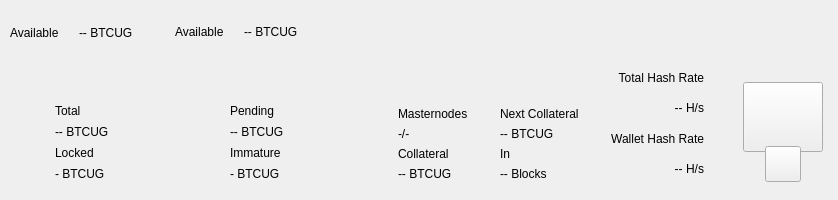
<?xml version="1.0" encoding="UTF-8"?>
<ui version="4.0">
 <class>TopBar</class>
 <widget class="QWidget" name="TopBar">
  <property name="geometry">
   <rect>
    <x>0</x>
    <y>0</y>
    <width>838</width>
    <height>200</height>
   </rect>
  </property>
  <property name="minimumSize">
   <size>
    <width>0</width>
    <height>200</height>
   </size>
  </property>
  <property name="maximumSize">
   <size>
    <width>16777215</width>
    <height>200</height>
   </size>
  </property>
  <property name="windowTitle">
   <string>Form</string>
  </property>
  <layout class="QVBoxLayout" name="verticalLayout_10" stretch="0">
   <property name="spacing">
    <number>0</number>
   </property>
   <property name="leftMargin">
    <number>0</number>
   </property>
   <property name="topMargin">
    <number>0</number>
   </property>
   <property name="rightMargin">
    <number>0</number>
   </property>
   <property name="bottomMargin">
    <number>0</number>
   </property>
   <item>
    <widget class="PFBorderImage" name="containerTop">
     <layout class="QVBoxLayout" name="verticalLayout_11">
      <property name="spacing">
       <number>0</number>
      </property>
      <property name="leftMargin">
       <number>0</number>
      </property>
      <property name="topMargin">
       <number>0</number>
      </property>
      <property name="rightMargin">
       <number>0</number>
      </property>
      <property name="bottomMargin">
       <number>0</number>
      </property>
      <item>
       <widget class="QWidget" name="top_container_2" native="true">
        <property name="minimumSize">
         <size>
          <width>0</width>
          <height>65</height>
         </size>
        </property>
        <layout class="QHBoxLayout" name="top_container">
         <property name="spacing">
          <number>0</number>
         </property>
         <property name="leftMargin">
          <number>10</number>
         </property>
         <property name="topMargin">
          <number>0</number>
         </property>
         <property name="rightMargin">
          <number>10</number>
         </property>
         <property name="bottomMargin">
          <number>0</number>
         </property>
         <item>
          <layout class="QHBoxLayout" name="horizontalLayout_4">
           <property name="spacing">
            <number>12</number>
           </property>
           <property name="rightMargin">
            <number>0</number>
           </property>
           <item>
            <spacer name="horizontalSpacer_3">
             <property name="orientation">
              <enum>Qt::Horizontal</enum>
             </property>
             <property name="sizeHint" stdset="0">
              <size>
               <width>40</width>
               <height>20</height>
              </size>
             </property>
            </spacer>
           </item>
           <item>
            <spacer name="horizontalSpacer_2">
             <property name="orientation">
              <enum>Qt::Horizontal</enum>
             </property>
             <property name="sizeHint" stdset="0">
              <size>
               <width>40</width>
               <height>20</height>
              </size>
             </property>
            </spacer>
           </item>
           <item>
            <spacer name="horizontalSpacer_9">
             <property name="orientation">
              <enum>Qt::Horizontal</enum>
             </property>
             <property name="sizeHint" stdset="0">
              <size>
               <width>40</width>
               <height>20</height>
              </size>
             </property>
            </spacer>
           </item>
           <item>
            <widget class="QWidget" name="widgetAmount" native="true">
             <layout class="QHBoxLayout" name="verticalLayout_2">
              <property name="spacing">
               <number>0</number>
              </property>
              <property name="leftMargin">
               <number>0</number>
              </property>
              <property name="topMargin">
               <number>0</number>
              </property>
              <property name="rightMargin">
               <number>30</number>
              </property>
              <property name="bottomMargin">
               <number>0</number>
              </property>
              <item>
               <widget class="QLabel" name="labelTitle5">
                <property name="text">
                 <string>Available</string>
                </property>
                <property name="alignment">
                 <set>Qt::AlignLeading|Qt::AlignLeft|Qt::AlignVCenter</set>
                </property>
                <property name="margin">
                 <number>0</number>
                </property>
               </widget>
              </item>
              <item>
               <spacer name="verticalSpacer_4">
                <property name="orientation">
                 <enum>Qt::Vertical</enum>
                </property>
                <property name="sizeHint" stdset="0">
                 <size>
                  <width>20</width>
                  <height>40</height>
                 </size>
                </property>
               </spacer>
              </item>
              <item>
               <widget class="PrivateQLabel" name="labelAvailablePiv">
                <property name="text">
                 <string>-- BTCUG</string>
                </property>
                <property name="alignment">
                 <set>Qt::AlignLeading|Qt::AlignLeft|Qt::AlignVCenter</set>
                </property>
               </widget>
              </item>
             </layout>
            </widget>
           </item>
           <item>
            <widget class="QWidget" name="widgetTopAmount" native="true">
             <property name="sizePolicy">
              <sizepolicy hsizetype="Preferred" vsizetype="Maximum">
               <horstretch>0</horstretch>
               <verstretch>0</verstretch>
              </sizepolicy>
             </property>
             <layout class="QHBoxLayout" name="horizontalLayout_5">
              <property name="spacing">
               <number>0</number>
              </property>
              <property name="leftMargin">
               <number>0</number>
              </property>
              <property name="topMargin">
               <number>0</number>
              </property>
              <property name="rightMargin">
               <number>30</number>
              </property>
              <property name="bottomMargin">
               <number>0</number>
              </property>
              <item>
               <widget class="PrivateQLabel" name="labelTitle7">
                <property name="text">
                 <string>Available</string>
                </property>
               </widget>
              </item>
              <item>
               <spacer name="verticalSpacer_2">
                <property name="orientation">
                 <enum>Qt::Vertical</enum>
                </property>
                <property name="sizeHint" stdset="0">
                 <size>
                  <width>20</width>
                  <height>40</height>
                 </size>
                </property>
               </spacer>
              </item>
              <item>
               <widget class="PrivateQLabel" name="labelAmountTopPiv">
                <property name="minimumSize">
                 <size>
                  <width>0</width>
                  <height>36</height>
                 </size>
                </property>
                <property name="styleSheet">
                 <string notr="true">padding:0px;margin:0px;</string>
                </property>
                <property name="text">
                 <string notr="true">-- BTCUG</string>
                </property>
               </widget>
              </item>
             </layout>
            </widget>
           </item>
           <item>
            <spacer name="verticalSpacer_3">
             <property name="orientation">
              <enum>Qt::Vertical</enum>
             </property>
             <property name="sizeHint" stdset="0">
              <size>
               <width>20</width>
               <height>40</height>
              </size>
             </property>
            </spacer>
           </item>
           <item alignment="Qt::AlignRight">
            <widget class="QWidget" name="layoutSync" native="true">
             <property name="minimumSize">
              <size>
               <width>0</width>
               <height>36</height>
              </size>
             </property>
             <property name="maximumSize">
              <size>
               <width>16777215</width>
               <height>36</height>
              </size>
             </property>
             <layout class="QVBoxLayout" name="verticalLayout_9">
              <property name="leftMargin">
               <number>0</number>
              </property>
              <property name="topMargin">
               <number>0</number>
              </property>
              <property name="rightMargin">
               <number>0</number>
              </property>
              <property name="bottomMargin">
               <number>0</number>
              </property>
              <item>
               <widget class="ExpandableButton" name="pushButtonSync" native="true">
                <property name="minimumSize">
                 <size>
                  <width>36</width>
                  <height>36</height>
                 </size>
                </property>
                <property name="maximumSize">
                 <size>
                  <width>16777215</width>
                  <height>36</height>
                 </size>
                </property>
               </widget>
              </item>
             </layout>
            </widget>
           </item>
           <item>
            <widget class="ExpandableButton" name="pushButtonHDUpgrade" native="true">
             <property name="minimumSize">
              <size>
               <width>36</width>
               <height>36</height>
              </size>
             </property>
             <property name="maximumSize">
              <size>
               <width>16777215</width>
               <height>36</height>
              </size>
             </property>
            </widget>
           </item>
           <item>
            <widget class="ExpandableButton" name="pushButtonStack" native="true">
             <property name="minimumSize">
              <size>
               <width>36</width>
               <height>36</height>
              </size>
             </property>
             <property name="maximumSize">
              <size>
               <width>16777215</width>
               <height>36</height>
              </size>
             </property>
            </widget>
           </item>
           <item>
            <widget class="ExpandableButton" name="pushButtonConf" native="true">
             <property name="minimumSize">
              <size>
               <width>36</width>
               <height>36</height>
              </size>
             </property>
             <property name="maximumSize">
              <size>
               <width>16777215</width>
               <height>36</height>
              </size>
             </property>
             <property name="visible">
              <bool>false</bool>
             </property>
            </widget>
           </item>
           <item>
            <widget class="ExpandableButton" name="pushButtonMasternodes" native="true">
             <property name="minimumSize">
              <size>
               <width>36</width>
               <height>36</height>
              </size>
             </property>
             <property name="maximumSize">
              <size>
               <width>16777215</width>
               <height>36</height>
              </size>
             </property>
             <property name="visible">
              <bool>false</bool>
             </property>
            </widget>
           </item>
           <item>
            <widget class="ExpandableButton" name="pushButtonConsole" native="true">
             <property name="minimumSize">
              <size>
               <width>36</width>
               <height>36</height>
              </size>
             </property>
             <property name="maximumSize">
              <size>
               <width>16777215</width>
               <height>36</height>
              </size>
             </property>
            </widget>
           </item>
           <item>
            <widget class="ExpandableButton" name="pushButtonConnection" native="true">
             <property name="minimumSize">
              <size>
               <width>36</width>
               <height>36</height>
              </size>
             </property>
             <property name="maximumSize">
              <size>
               <width>16777215</width>
               <height>36</height>
              </size>
             </property>
            </widget>
           </item>
           <item>
            <widget class="ExpandableButton" name="pushButtonTor" native="true">
             <property name="minimumSize">
              <size>
               <width>36</width>
               <height>36</height>
              </size>
             </property>
             <property name="maximumSize">
              <size>
               <width>16777215</width>
               <height>36</height>
              </size>
             </property>
            </widget>
           </item>
           <item>
            <widget class="ExpandableButton" name="pushButtonLock" native="true">
             <property name="sizePolicy">
              <sizepolicy hsizetype="Expanding" vsizetype="Expanding">
               <horstretch>0</horstretch>
               <verstretch>0</verstretch>
              </sizepolicy>
             </property>
             <property name="minimumSize">
              <size>
               <width>36</width>
               <height>0</height>
              </size>
             </property>
             <property name="maximumSize">
              <size>
               <width>16777215</width>
               <height>36</height>
              </size>
             </property>
            </widget>
           </item>
           <item>
            <widget class="ExpandableButton" name="pushButtonTheme" native="true">
             <property name="minimumSize">
              <size>
               <width>36</width>
               <height>36</height>
              </size>
             </property>
             <property name="maximumSize">
              <size>
               <width>16777215</width>
               <height>36</height>
              </size>
             </property>
             <property name="visible">
              <bool>false</bool>
             </property>
            </widget>
           </item>
          </layout>
         </item>
        </layout>
       </widget>
      </item>
      <item>
       <widget class="QWidget" name="bottom_container" native="true">
        <property name="minimumSize">
         <size>
          <width>0</width>
          <height>135</height>
         </size>
        </property>
        <layout class="QHBoxLayout" name="botton_container">
         <property name="leftMargin">
          <number>10</number>
         </property>
         <property name="topMargin">
          <number>0</number>
         </property>
         <property name="rightMargin">
          <number>10</number>
         </property>
         <property name="bottomMargin">
          <number>10</number>
         </property>
         <item>
          <layout class="QHBoxLayout" name="horizontalLayout_3" stretch="0">
           <property name="spacing">
            <number>0</number>
           </property>
           <property name="bottomMargin">
            <number>9</number>
           </property>
           <item>
            <layout class="QHBoxLayout" name="horizontalLayout_2">
             <property name="spacing">
              <number>7</number>
             </property>
             <property name="leftMargin">
              <number>7</number>
             </property>
             <property name="bottomMargin">
              <number>0</number>
             </property>
             <item>
              <spacer name="horizontalSpacer_5">
               <property name="orientation">
                <enum>Qt::Horizontal</enum>
               </property>
               <property name="sizeHint" stdset="0">
                <size>
                 <width>40</width>
                 <height>20</height>
                </size>
               </property>
              </spacer>
             </item>
             <item>
              <layout class="QVBoxLayout" name="verticalLayout_8">
               <property name="spacing">
                <number>7</number>
               </property>
               <property name="leftMargin">
                <number>0</number>
               </property>
               <item>
                <spacer name="verticalSpacer_5">
                 <property name="orientation">
                  <enum>Qt::Vertical</enum>
                 </property>
                 <property name="sizeHint" stdset="0">
                  <size>
                   <width>20</width>
                   <height>40</height>
                  </size>
                 </property>
                </spacer>
               </item>
               <item>
                <widget class="QLabel" name="labelTitle1">
                 <property name="text">
                  <string>Total</string>
                 </property>
                </widget>
               </item>
               <item>
                <widget class="QLabel" name="labelAmountPiv">
                 <property name="text">
                  <string notr="true">-- BTCUG</string>
                 </property>
                </widget>
               </item>
               <item>
                <widget class="QLabel" name="labelTitle6">
                 <property name="text">
                  <string>Locked</string>
                 </property>
                </widget>
               </item>
               <item>
                <widget class="PrivateQLabel" name="labelLockedPiv">
                 <property name="text">
                  <string>- BTCUG</string>
                 </property>
                </widget>
               </item>
              </layout>
             </item>
             <item>
              <spacer name="horizontalSpacer">
               <property name="orientation">
                <enum>Qt::Horizontal</enum>
               </property>
               <property name="sizeHint" stdset="0">
                <size>
                 <width>40</width>
                 <height>20</height>
                </size>
               </property>
              </spacer>
             </item>
             <item>
              <spacer name="horizontalSpacer_7">
               <property name="orientation">
                <enum>Qt::Horizontal</enum>
               </property>
               <property name="sizeHint" stdset="0">
                <size>
                 <width>40</width>
                 <height>20</height>
                </size>
               </property>
              </spacer>
             </item>
             <item>
              <spacer name="horizontalSpacer_6">
               <property name="orientation">
                <enum>Qt::Horizontal</enum>
               </property>
               <property name="sizeHint" stdset="0">
                <size>
                 <width>40</width>
                 <height>20</height>
                </size>
               </property>
              </spacer>
             </item>
             <item>
              <layout class="QVBoxLayout" name="verticalLayout_6">
               <item>
                <spacer name="verticalSpacer_6">
                 <property name="orientation">
                  <enum>Qt::Vertical</enum>
                 </property>
                 <property name="sizeHint" stdset="0">
                  <size>
                   <width>20</width>
                   <height>40</height>
                  </size>
                 </property>
                </spacer>
               </item>
               <item>
                <widget class="QLabel" name="labelTitle3">
                 <property name="text">
                  <string>Pending</string>
                 </property>
                </widget>
               </item>
               <item>
                <widget class="PrivateQLabel" name="labelPendingPiv">
                 <property name="text">
                  <string notr="true">-- BTCUG</string>
                 </property>
                </widget>
               </item>
               <item>
                <widget class="QLabel" name="labelTitle4">
                 <property name="text">
                  <string>Immature</string>
                 </property>
                </widget>
               </item>
               <item>
                <widget class="PrivateQLabel" name="labelImmaturePiv">
                 <property name="text">
                  <string notr="true">- BTCUG</string>
                 </property>
                </widget>
               </item>
              </layout>
             </item>
             <item>
              <spacer name="horizontalSpacer_4">
               <property name="orientation">
                <enum>Qt::Horizontal</enum>
               </property>
               <property name="sizeHint" stdset="0">
                <size>
                 <width>40</width>
                 <height>20</height>
                </size>
               </property>
              </spacer>
             </item>
             <item>
              <spacer name="horizontalSpacer">
               <property name="orientation">
                <enum>Qt::Horizontal</enum>
               </property>
               <property name="sizeHint" stdset="0">
                <size>
                 <width>40</width>
                 <height>20</height>
                </size>
               </property>
              </spacer>
             </item>
            </layout>
           </item>
          </layout>
         </item>
         <item>
          <layout class="QHBoxLayout" name="horizontalLayout_6">
           <property name="spacing">
            <number>0</number>
           </property>
           <property name="leftMargin">
            <number>0</number>
           </property>
           <property name="rightMargin">
            <number>0</number>
           </property>
           <property name="bottomMargin">
            <number>9</number>
           </property>
           <item>
            <widget class="QWidget" name="widgetMasternodes" native="true">
             <property name="visible">
              <bool>true</bool>
             </property>
             <layout class="QVBoxLayout">
              <property name="leftMargin">
               <number>32</number>
              </property>
              <property name="topMargin">
               <number>0</number>
              </property>
              <property name="rightMargin">
               <number>0</number>
              </property>
              <property name="bottomMargin">
               <number>0</number>
              </property>
              <item>
               <spacer name="verticalSpacer_7">
                <property name="orientation">
                 <enum>Qt::Vertical</enum>
                </property>
                <property name="sizeHint" stdset="0">
                 <size>
                  <width>20</width>
                  <height>40</height>
                 </size>
                </property>
               </spacer>
              </item>
              <item>
               <widget class="QLabel" name="labelMasternodesTitle">
                <property name="text">
                 <string>Masternodes</string>
                </property>
               </widget>
              </item>
              <item>
               <widget class="PrivateQLabel" name="labelMasternodeCount">
                <property name="text">
                 <string>-/-</string>
                </property>
               </widget>
              </item>
              <item>
               <widget class="QLabel" name="labelCollateralTitle">
                <property name="text">
                 <string>Collateral</string>
                </property>
               </widget>
              </item>
              <item>
               <widget class="QLabel" name="labelCollateralValue">
                <property name="text">
                 <string notr="true">-- BTCUG</string>
                </property>
               </widget>
              </item>
             </layout>
            </widget>
           </item>
           <item>
            <widget class="QWidget" name="widgetNextCollateral" native="true">
             <layout class="QVBoxLayout" name="verticalLayout_12">
              <property name="leftMargin">
               <number>32</number>
              </property>
              <property name="topMargin">
               <number>0</number>
              </property>
              <property name="rightMargin">
               <number>0</number>
              </property>
              <property name="bottomMargin">
               <number>0</number>
              </property>
              <item>
               <spacer name="verticalSpacer_8">
                <property name="orientation">
                 <enum>Qt::Vertical</enum>
                </property>
                <property name="sizeHint" stdset="0">
                 <size>
                  <width>20</width>
                  <height>40</height>
                 </size>
                </property>
               </spacer>
              </item>
              <item>
               <widget class="QLabel" name="labelNextMasternodesTitle">
                <property name="text">
                 <string>Next Collateral</string>
                </property>
               </widget>
              </item>
              <item>
               <widget class="QLabel" name="labelNextCollateralValue">
                <property name="text">
                 <string>-- BTCUG</string>
                </property>
               </widget>
              </item>
              <item>
               <widget class="QLabel" name="labelRemainingBlocks">
                <property name="text">
                 <string>In</string>
                </property>
               </widget>
              </item>
              <item>
               <widget class="QLabel" name="labelNextCollateralBlocks">
                <property name="text">
                 <string notr="true">-- Blocks</string>
                </property>
                <property name="textFormat">
                 <enum>Qt::AutoText</enum>
                </property>
                <property name="alignment">
                 <set>Qt::AlignLeading|Qt::AlignLeft|Qt::AlignVCenter</set>
                </property>
               </widget>
              </item>
             </layout>
            </widget>
           </item>
           <item>
            <widget class="QWidget" name="widgetStaking" native="true">
             <property name="visible">
              <bool>true</bool>
             </property>
             <layout class="QVBoxLayout" name="verticalLayout_12">
              <property name="leftMargin">
               <number>32</number>
              </property>
              <property name="topMargin">
               <number>0</number>
              </property>
              <property name="rightMargin">
               <number>0</number>
              </property>
              <property name="bottomMargin">
               <number>0</number>
              </property>
              <item>
               <widget class="QLabel" name="labelNetworkHashRateTitle">
                <property name="visible">
                 <bool>false</bool>
                </property>
                <property name="text">
                 <string>Total Hash Rate</string>
                </property>
                <property name="textFormat">
                 <enum>Qt::AutoText</enum>
                </property>
                <property name="alignment">
                 <set>Qt::AlignRight|Qt::AlignTrailing|Qt::AlignVCenter</set>
                </property>
               </widget>
              </item>
              <item>
               <widget class="QLabel" name="labelNetworkHashRateValue">
                <property name="visible">
                 <bool>false</bool>
                </property>
                <property name="layoutDirection">
                 <enum>Qt::LeftToRight</enum>
                </property>
                <property name="text">
                 <string>-- H/s</string>
                </property>
                <property name="textFormat">
                 <enum>Qt::AutoText</enum>
                </property>
                <property name="alignment">
                 <set>Qt::AlignRight|Qt::AlignTrailing|Qt::AlignVCenter</set>
                </property>
               </widget>
              </item>
              <item>
               <widget class="QLabel" name="labelWalletHashRateTitle">
                <property name="visible">
                 <bool>false</bool>
                </property>
                <property name="text">
                 <string>Wallet Hash Rate</string>
                </property>
                <property name="textFormat">
                 <enum>Qt::AutoText</enum>
                </property>
                <property name="alignment">
                 <set>Qt::AlignRight|Qt::AlignTrailing|Qt::AlignVCenter</set>
                </property>
               </widget>
              </item>
              <item>
               <widget class="PrivateQLabel" name="labelWalletHashRateValue">
                <property name="visible">
                 <bool>false</bool>
                </property>
                <property name="text">
                 <string notr="true">-- H/s</string>
                </property>
                <property name="textFormat">
                 <enum>Qt::AutoText</enum>
                </property>
                <property name="alignment">
                 <set>Qt::AlignRight|Qt::AlignTrailing|Qt::AlignVCenter</set>
                </property>
               </widget>
              </item>
             </layout>
            </widget>
           </item>
          </layout>
         </item>
         <item>
          <spacer name="horizontalSpacer_8">
           <property name="orientation">
            <enum>Qt::Horizontal</enum>
           </property>
           <property name="sizeHint" stdset="0">
            <size>
             <width>40</width>
             <height>20</height>
            </size>
           </property>
          </spacer>
         </item>
         <item>
          <widget class="QWidget" name="qrContainer" native="true">
           <property name="sizePolicy">
            <sizepolicy hsizetype="Preferred" vsizetype="Minimum">
             <horstretch>0</horstretch>
             <verstretch>0</verstretch>
            </sizepolicy>
           </property>
           <property name="minimumSize">
            <size>
             <width>90</width>
             <height>110</height>
            </size>
           </property>
           <property name="maximumSize">
            <size>
             <width>90</width>
             <height>110</height>
            </size>
           </property>
           <layout class="QVBoxLayout" name="containerQR">
            <property name="spacing">
             <number>0</number>
            </property>
            <property name="leftMargin">
             <number>5</number>
            </property>
            <property name="topMargin">
             <number>10</number>
            </property>
            <property name="rightMargin">
             <number>5</number>
            </property>
            <property name="bottomMargin">
             <number>0</number>
            </property>
            <item>
             <widget class="QPushButton" name="btnQr">
              <property name="minimumSize">
               <size>
                <width>70</width>
                <height>70</height>
               </size>
              </property>
              <property name="maximumSize">
               <size>
                <width>16777215</width>
                <height>70</height>
               </size>
              </property>
              <property name="focusPolicy">
               <enum>Qt::NoFocus</enum>
              </property>
              <property name="text">
               <string/>
              </property>
              <property name="iconSize">
               <size>
                <width>70</width>
                <height>70</height>
               </size>
              </property>
             </widget>
            </item>
            <item>
             <spacer name="verticalSpacer">
              <property name="orientation">
               <enum>Qt::Vertical</enum>
              </property>
              <property name="sizeType">
               <enum>QSizePolicy::Fixed</enum>
              </property>
              <property name="sizeHint" stdset="0">
               <size>
                <width>20</width>
                <height>20</height>
               </size>
              </property>
             </spacer>
            </item>
            <item alignment="Qt::AlignHCenter|Qt::AlignBottom">
             <widget class="QPushButton" name="pushButtonQR">
              <property name="minimumSize">
               <size>
                <width>36</width>
                <height>36</height>
               </size>
              </property>
              <property name="maximumSize">
               <size>
                <width>36</width>
                <height>36</height>
               </size>
              </property>
              <property name="focusPolicy">
               <enum>Qt::NoFocus</enum>
              </property>
              <property name="text">
               <string/>
              </property>
             </widget>
            </item>
           </layout>
          </widget>
         </item>
        </layout>
       </widget>
      </item>
     </layout>
    </widget>
   </item>
  </layout>
 </widget>
 <customwidgets>
  <customwidget>
   <class>PrivateQLabel</class>
   <extends>QLabel</extends>
   <header>qt/BoldTechnologyCommerceUganda/privatelabel.h</header>
  </customwidget>
  <customwidget>
   <class>ExpandableButton</class>
   <extends>QWidget</extends>
   <header>qt/BoldTechnologyCommerceUganda/expandablebutton.h</header>
   <container>1</container>
  </customwidget>
  <customwidget>
   <class>PFBorderImage</class>
   <extends>QFrame</extends>
   <header>qt/BoldTechnologyCommerceUganda/pfborderimage.h</header>
   <container>1</container>
  </customwidget>
 </customwidgets>
 <resources/>
 <connections/>
</ui>
